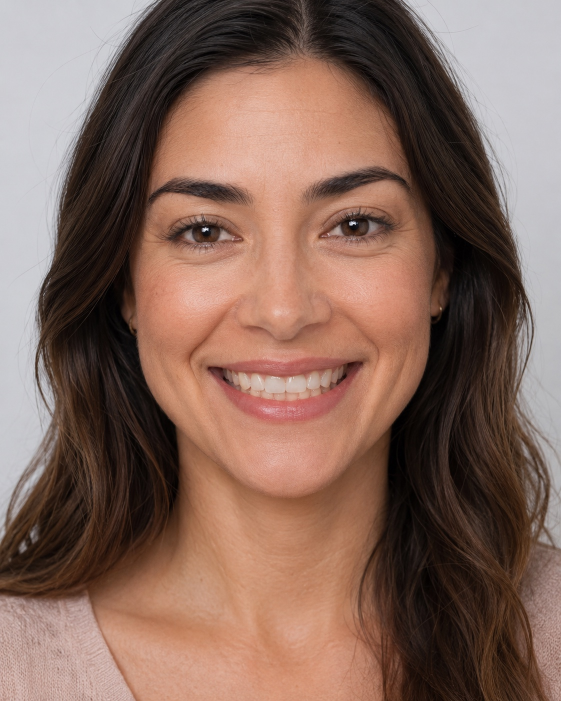
#> input picture media/inline/sample-facial-before.jpg, 1122 x 1402 px (shown at 1/2 size); its folder holds only this picture in this run
$ python -i io_utils.py   (imports and definitions only)
#> lines starting #> are read from the running program, lines starting #| are printed output that depends on the picture
"""画像の読み込み・リサイズと動画書き出しのユーティリティ。"""

from __future__ import annotations

import glob
import os
from typing import List, Optional, Tuple

import cv2
import numpy as np

# 一般的な画像拡張子
_IMAGE_EXTS = (".jpg", ".jpeg", ".png", ".bmp", ".webp", ".tif", ".tiff")


# [62 lines left out: functions expand_inputs, load_image, _fit_size, load_and_normalize, not called in this run]


# 書き出しアスペクト比（SNS / プレゼン用途）
ASPECTS = {
    "9:16": (9, 16),
    "4:5": (4, 5),
    "1:1": (1, 1),
    "16:9": (16, 9),
}


def _even(n: int) -> int:
    n = int(round(n))
    return n if n % 2 == 0 else n + 1


# [25 lines left out: functions compute_aspect_size, _hex_bgr, _gradient, not called in this run]


def fit_frame(
    frame: np.ndarray, out_w: int, out_h: int, fill: str = "blur", colors=None
) -> np.ndarray:
    """frame を (out_w, out_h) のキャンバスにレターボックス配置する。

    fill: "blur"（拡大ぼかし）/ "white" / "black" / "gradient"（colors=(hexA,hexB)）。
    """
    fh, fw = frame.shape[:2]
    scale = min(out_w / fw, out_h / fh)
    nw, nh = max(1, int(round(fw * scale))), max(1, int(round(fh * scale)))
    resized = cv2.resize(frame, (nw, nh), interpolation=cv2.INTER_AREA)

    if fill == "blur":
        cov = max(out_w / fw, out_h / fh)
        cw, ch = max(1, int(round(fw * cov))), max(1, int(round(fh * cov)))
        bg = cv2.resize(frame, (cw, ch), interpolation=cv2.INTER_LINEAR)
        x0, y0 = (cw - out_w) // 2, (ch - out_h) // 2
        bg = bg[y0:y0 + out_h, x0:x0 + out_w]
        k = max(9, (min(out_w, out_h) // 12) | 1)  # 奇数カーネル
        canvas = cv2.GaussianBlur(bg, (k, k), 0)
        canvas = (canvas.astype(np.float32) * 0.7).astype(np.uint8)  # やや暗くして主役を立てる
    elif fill == "gradient":
        canvas = _gradient(out_w, out_h, colors or ("#7c5cff", "#ff9fd6"))
    else:
        color = (255, 255, 255) if fill == "white" else (0, 0, 0)
        canvas = np.full((out_h, out_w, 3), color, np.uint8)

    ox, oy = (out_w - nw) // 2, (out_h - nh) // 2
    canvas[oy:oy + nh, ox:ox + nw] = resized
    return canvas


class VideoWriter:
    """cv2.VideoWriter の薄いラッパー (with 構文対応)。

    transform を渡すと各フレームに適用してから書き込む（アスペクト比変換等）。
    """

    # [25 lines left out: functions __init__, write, not called in this run]

    def close(self) -> None:
        self._writer.release()

    def __enter__(self) -> "VideoWriter":
        return self

    def __exit__(self, *exc) -> None:
        self.close()

>>> import cv2
>>> picture = cv2.imread('../media/inline/sample-facial-before.jpg', cv2.IMREAD_GRAYSCALE)
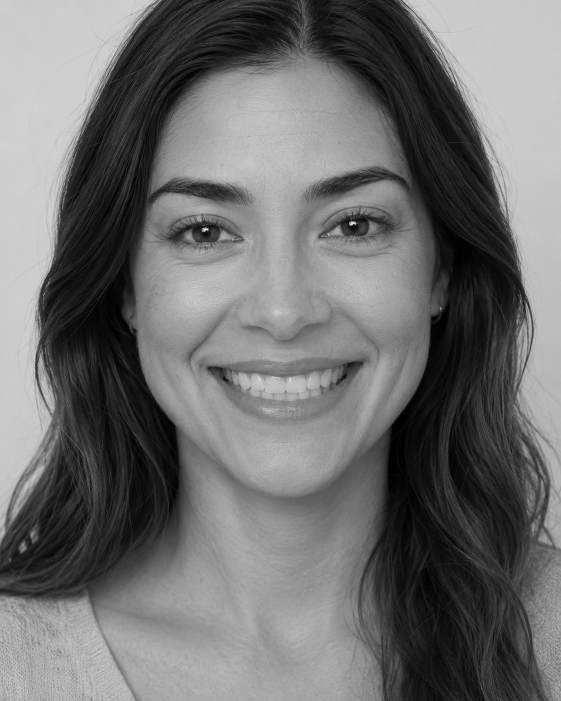
#> picture: shape (1402, 1122) (shown at 1/2 size); min 0, max 253, mean 110.7
>>> result = fit_frame(picture, 'out.png', 'out1.png')
#> (the run stopped early here; a loop or call above may not have finished)
